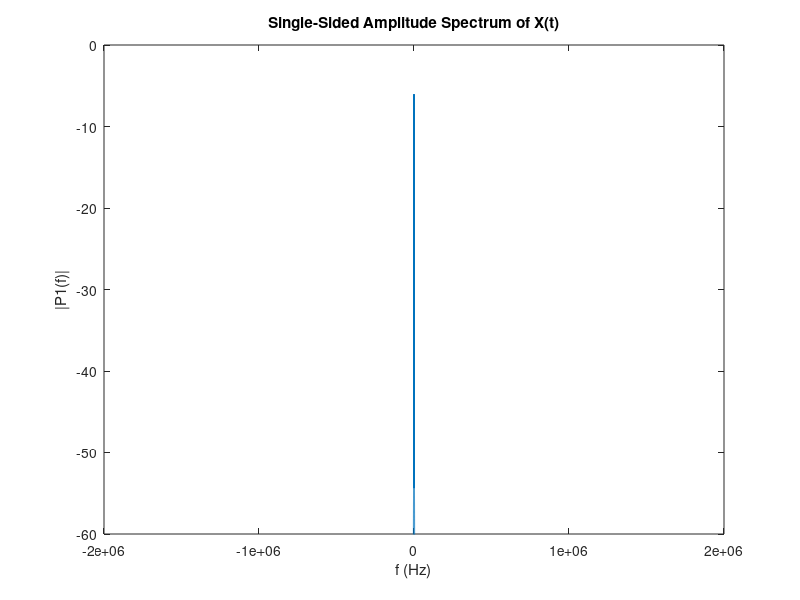
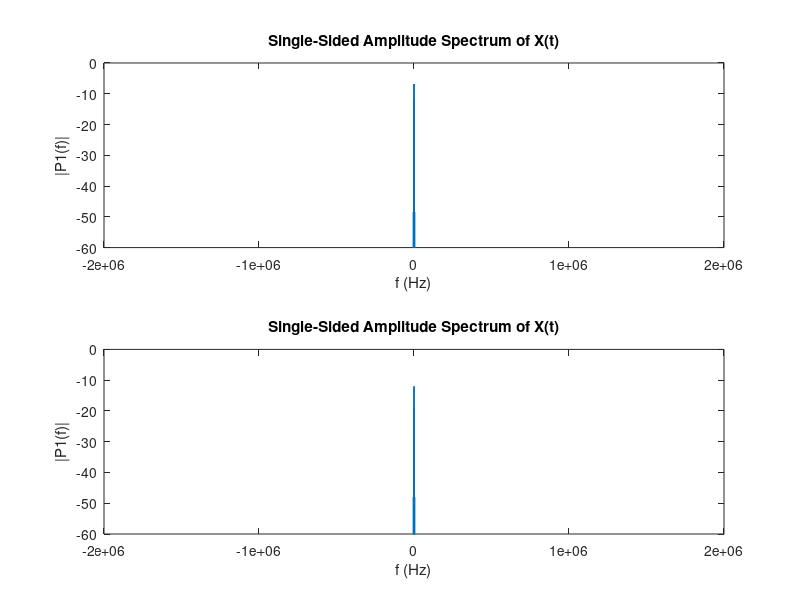
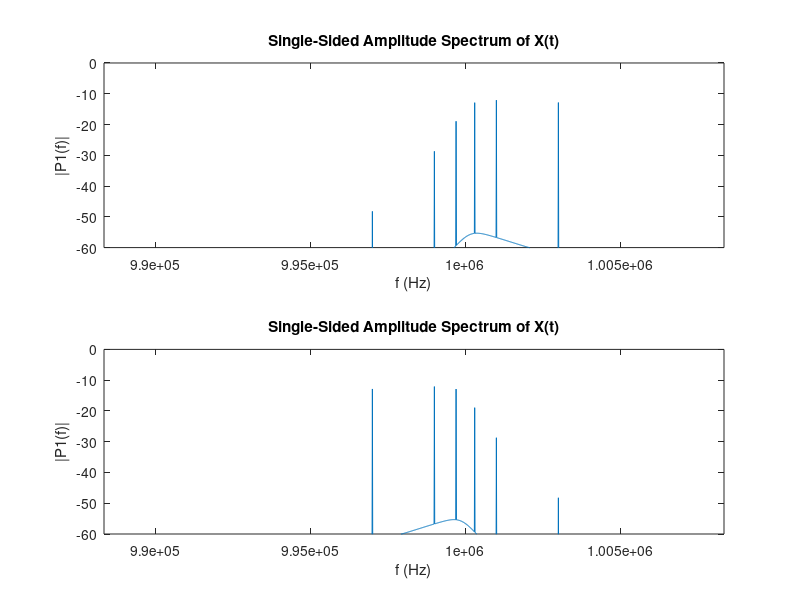

Write the MATLAB code that produced these figures, in order.
clear;
Fs=4e6;
L=4e5;
T=1/Fs;
t = (0:L-1)*T;
fl=300;
fh=3e3;
fa=1e3;
fg=fh+fl;
f0=fg/2;


Sig=cos(2*pi*fa*t)+cos(2*pi*fl*t)+cos(2*pi*fh*t);

Wc=2*fg/Fs;
[b,a]=butter(4,Wc);
Sig_Filter=filter(b,a,Sig);

figure(1)
Y=fft(Sig_Filter);
P1 = fftshift(abs(Y/L));
f = linspace(-Fs/2,Fs/2,L);
plot(f,20*log10(P1)) 
title("Single-Sided Amplitude Spectrum of X(t)")
xlabel("f (Hz)")
ylabel("|P1(f)|")
ylim([-60 0])


Sig0_I=Sig.*cos(2*pi*f0*t);
Sig0_Q=Sig.*sin(2*pi*f0*t);

Wc=2*f0/Fs;
[b,a]=butter(4,Wc);
Sig0_I=filter(b,a,Sig0_I);
Sig0_Q=filter(b,a,Sig0_Q);

figure(2)
subplot(2,1,1)
Y=fft(Sig0_I);
P1 = fftshift(abs(Y/L));
f = linspace(-Fs/2,Fs/2,L);
plot(f,20*log10(P1)) 
title("Single-Sided Amplitude Spectrum of X(t)")
xlabel("f (Hz)")
ylabel("|P1(f)|")
ylim([-60 0])

subplot(2,1,2)
Y=fft(Sig0_Q);
P1 = fftshift(abs(Y/L));
f = linspace(-Fs/2,Fs/2,L);
plot(f,20*log10(P1)) 
title("Single-Sided Amplitude Spectrum of X(t)")
xlabel("f (Hz)")
ylabel("|P1(f)|")
ylim([-60 0])


f1=1e6+f0;
USB=Sig0_I.*cos(2*pi*f1*t)+Sig0_Q.*sin(2*pi*f1*t);
f1=1e6-f0;
LSB=Sig0_I.*cos(2*pi*f1*t)-Sig0_Q.*sin(2*pi*f1*t);

figure(3)
subplot(2,1,1)
Y=fft(USB);
P1 = fftshift(abs(Y/L));
f = linspace(-Fs/2,Fs/2,L);
plot(f,20*log10(P1)) 
title("Single-Sided Amplitude Spectrum of X(t)")
xlabel("f (Hz)")
ylabel("|P1(f)|")
ylim([-60 0])
xlim([f1-1e4 f1+1e4])
subplot(2,1,2)
Y=fft(LSB);
P1 = fftshift(abs(Y/L));
f = linspace(-Fs/2,Fs/2,L);
plot(f,20*log10(P1)) 
title("Single-Sided Amplitude Spectrum of X(t)")
xlabel("f (Hz)")
ylabel("|P1(f)|")
ylim([-60 0])
xlim([f1-1e4 f1+1e4])
